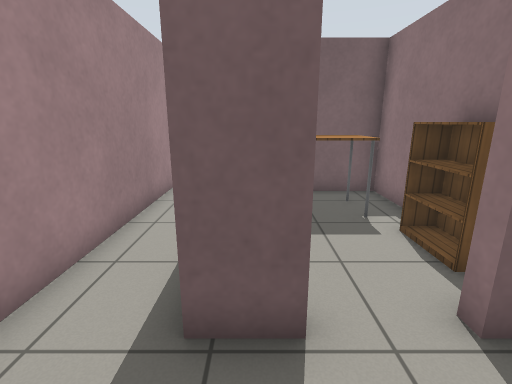
view 1 (above)

12 first-person views from a walk through a robot-simulator world made for Gazebo. The camera is 1.2 m above the floor, tilts 14° down and sees 85° across. The floor is counted in squares, 0.5 m on a side. Each view is taken from the middle of a square. On the plan, view 1 faces up. The plan holds only what a view shows up to about 18 squares ahead; the rest is blank. Simple patterns stand in for the simulator's built-in surfaces.

view 2
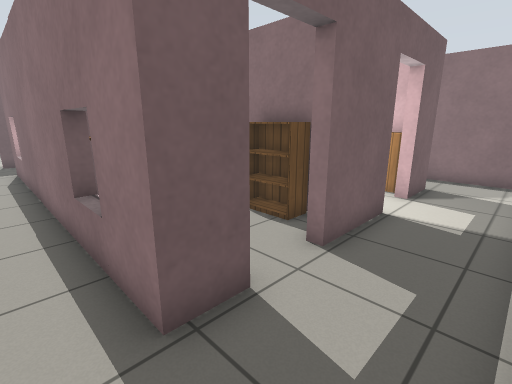

view 3
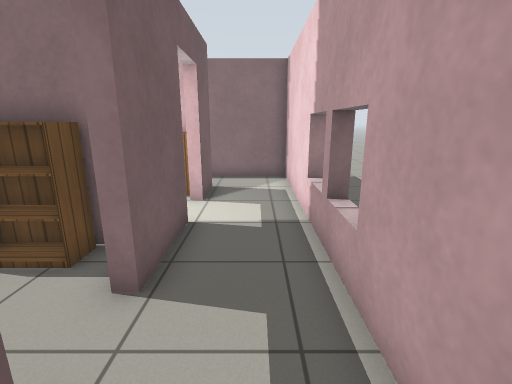

view 4
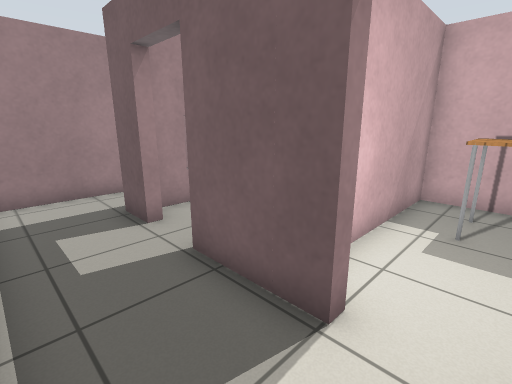

view 5
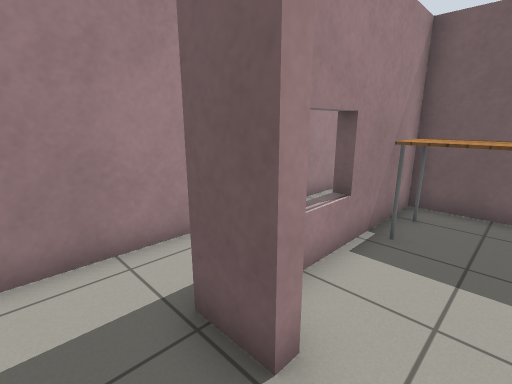

view 6
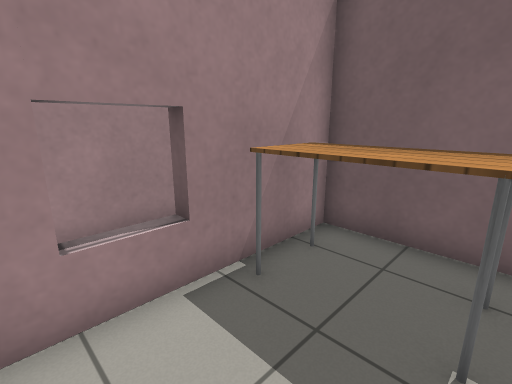

view 7
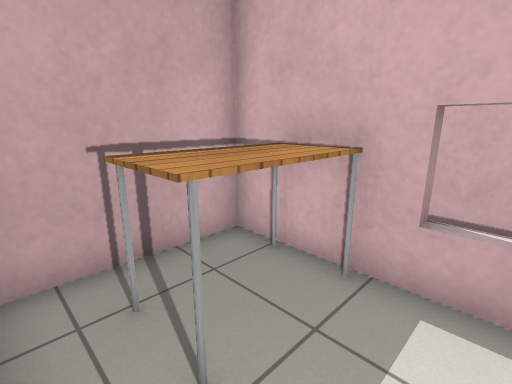

view 8
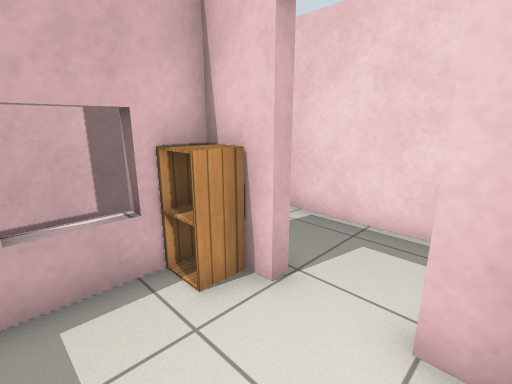

view 9
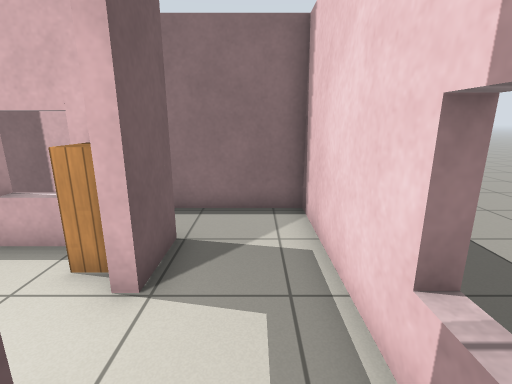

view 10
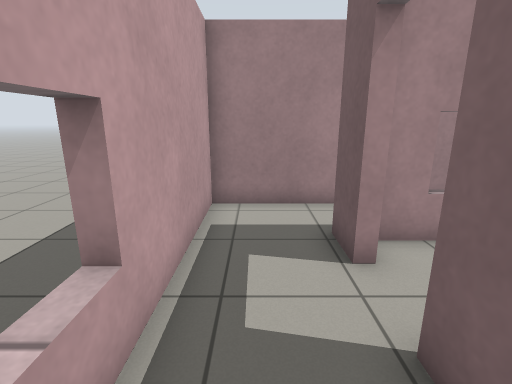

view 11
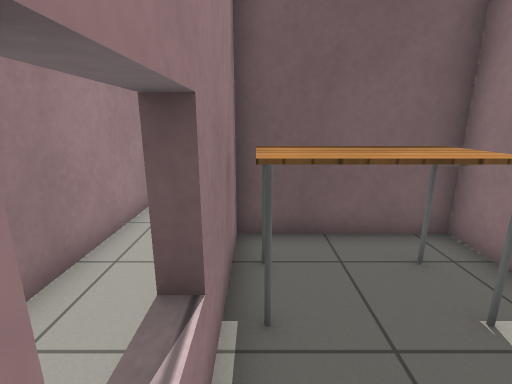

view 12
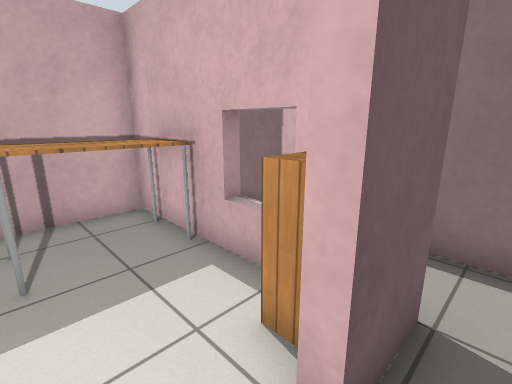

### Floor plan
Points are (right, up) in squares from view 1. A wall is a line through its corners. A room is listed if a view was taken in it or the views show most of it. See-through windows are left out.
Room 1 (views 1, 2, 3, 4, 5, 9, 10, 12)
walls: (2.5, -0.3) (2.5, -0.8); (0.6, 2.7) (-0.8, 2.7) (-0.8, 16.9); (5.6, 2.7) (2.6, 2.7); (4.1, -0.8) (4.1, -0.3); (6.1, -0.8) (6.1, -0.3); (9.6, 2.7) (7.6, 2.7); (-3.2, 12) (-3.2, -0.3) (11.7, -0.3) (11.7, 3.6)
ways out: open door at (1.5, 3) to room 2; open door at (6.5, 3) to room 3; opening at (10.5, 3)
Room 2 (views 6, 11)
walls: (4.2, 4) (4.2, 9.8) (-0.4, 9.8) (-0.4, 3.5)
ways out: open door at (1.5, 3) to room 1
objects: table (0, 7) to (3, 8); bookshelf (4, 5)
Room 3 (views 7, 8)
walls: (7.6, 3.1) (9.1, 3.1) (9.1, 9.8) (4.6, 9.8) (4.6, 5.4); (4.7, 3.1) (5.6, 3.1)
ways out: open door at (6.5, 3) to room 1
objects: table (6, 7) to (8, 8); cabinet (8, 4) to (9, 4)

Where each view was taken, in squares from view 1:
view 1: 0 up, 0 right, facing up
view 2: 0 up, 2 left, facing up-right
view 3: 1 up, 1 left, facing right
view 4: 0 up, 7 right, facing up-left
view 5: 1 up, 2 right, facing up-left
view 6: 4 up, 3 right, facing up-left
view 7: 5 up, 5 right, facing up-right
view 8: 6 up, 5 right, facing down-right
view 9: 1 up, 4 right, facing right
view 10: 1 up, 5 right, facing left
view 11: 4 up, 0 right, facing up
view 12: 2 up, 6 right, facing up-right
